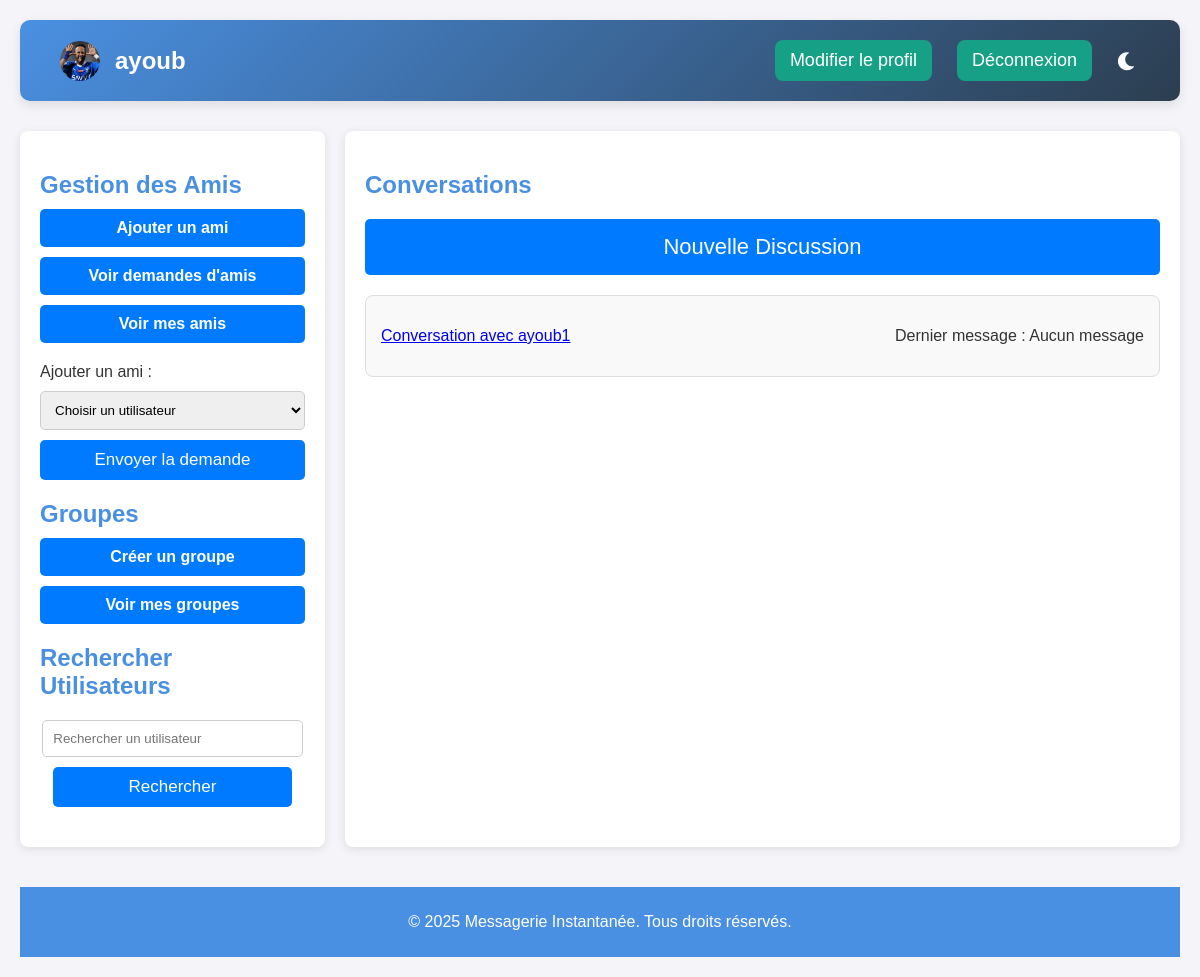
Page / (signed in) on the earlier database version.
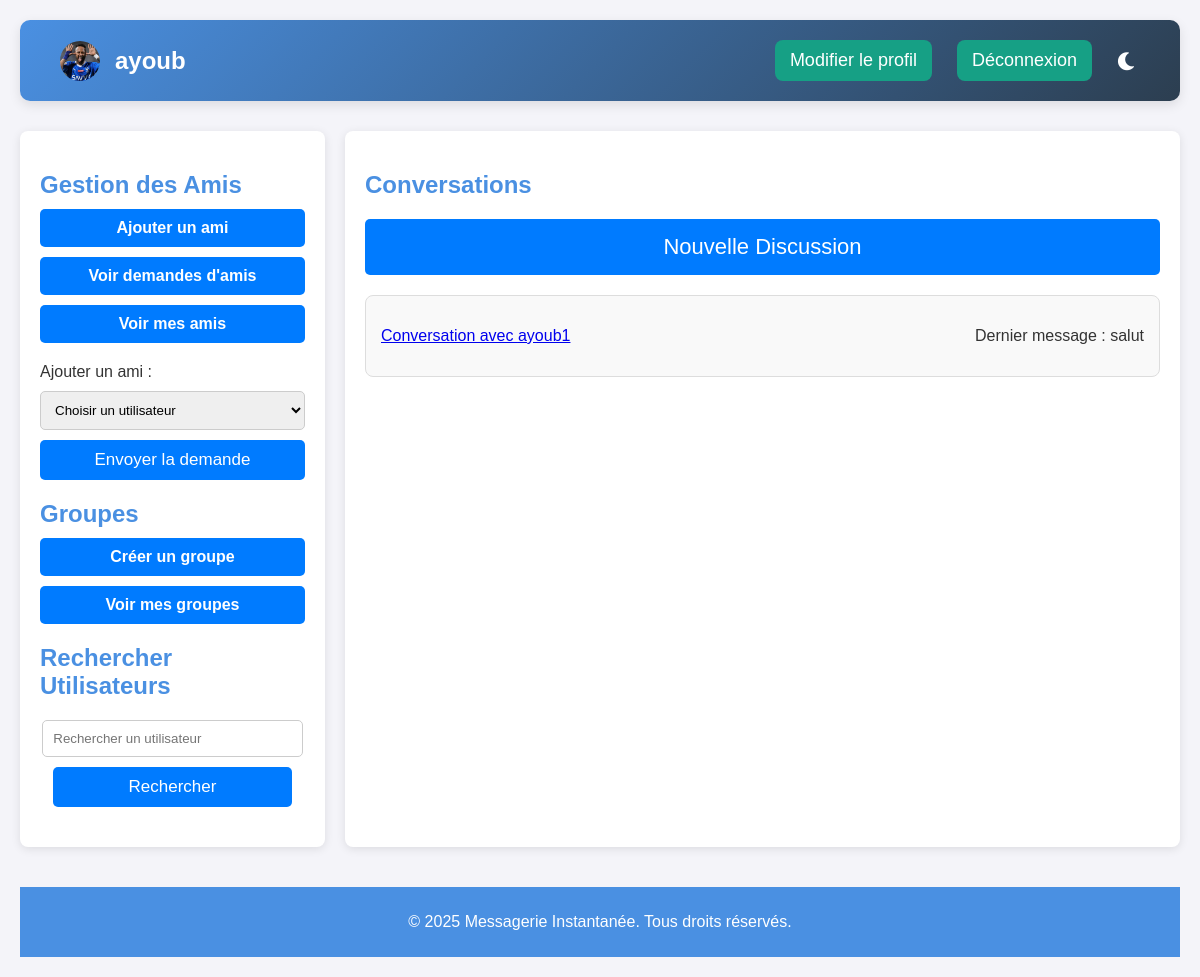
Same page on the later database version.
### models.py (models this page shows)
class User(UserMixin, db.Model):
    id = db.Column(db.Integer, primary_key=True)
    username = db.Column(db.String(150), unique=True, nullable=False)
    email = db.Column(db.String(150), unique=True, nullable=False)  # Nouveau champ
    phone_number = db.Column(db.String(20), unique=True, nullable=False)  # Nouveau champ
    password = db.Column(db.String(150), nullable=False)
    profile_picture = db.Column(db.String(200))

class Message(db.Model):
    id = db.Column(db.Integer, primary_key=True)
    conversation_id = db.Column(db.Integer, db.ForeignKey('conversation.id'), nullable=True)  # Message privé
    group_id = db.Column(db.Integer, db.ForeignKey('group.id'), nullable=True)  # Message de groupe
    sender_id = db.Column(db.Integer, db.ForeignKey('user.id'), nullable=False)
    content = db.Column(db.String(500), nullable=False)
    is_read = db.Column(db.Boolean, default=False)
    timestamp = db.Column(db.DateTime, default=db.func.current_timestamp())
    sender = db.relationship('User', foreign_keys=[sender_id])
    conversation = db.relationship('Conversation', foreign_keys=[conversation_id])
    group = db.relationship('Group', foreign_keys=[group_id])

### app.py (the view)
@app.route('/')
@login_required
def index():
    friends = [friend.friend_id for friend in Friend.query.filter_by(user_id=current_user.id).all()]
    friends.append(current_user.id)  # Inclure l'utilisateur lui-même
    users = User.query.filter(~User.id.in_(friends)).all()
    conversations = Conversation.query.filter(
        (Conversation.user_1_id == current_user.id) |
        (Conversation.user_2_id == current_user.id)
    ).all()
    conversation_data = []
    for conversation in conversations:
        other_user = conversation.user_1 if conversation.user_2_id == current_user.id else conversation.user_2
        unread_count = Message.query.filter_by(conversation_id=conversation.id, is_read=False, sender_id=other_user.id).count()
        last_message = Message.query.filter_by(conversation_id=conversation.id).order_by(Message.timestamp.desc()).first()
        conversation_data.append({
            'conversation': conversation,
            'other_user': other_user,
            'unread_count': unread_count,
            'last_message': last_message  # Ajouter le dernier message à la liste des données
        })
    return render_template('index.html', user=current_user, users=users, conversation_data=conversation_data)

### app.py (called while the page is built)
@login_manager.user_loader
def load_user(user_id):
    return db.session.get(User, int(user_id))  # Correctif pour éviter LegacyAPIWarning

@app.context_processor
def inject_profile_picture():
    def get_profile_picture(user):
        if user.profile_picture and os.path.exists(user.profile_picture):
            return url_for('static', filename=f"photos_profil/{os.path.basename(user.profile_picture)}")
        return url_for('static', filename='icone-profil-avatar-par-defaut-image-utilisateur-medias-sociaux-icone-avatar-gris-silhouette-profil-vierge-illustration-vectorielle_561158-3467.avif')
    return dict(get_profile_picture=get_profile_picture)

### templates/index.html (shortened to what the changed rows need)
<!DOCTYPE html>
<html lang="en">
<head>
    <link rel="stylesheet" href="https://cdnjs.cloudflare.com/ajax/libs/font-awesome/5.15.4/css/all.min.css">
</head>
<body>
    <div class="container">
        <header>
            <div style="display: flex; align-items: center;">
                <h1>{{ user.username }}</h1>
            </div>
        </header>
        <div class="main-content">
            <div class="sidebar">
                <h2>Gestion des Amis</h2>
                <h2>Groupes</h2>
                <h2>Rechercher Utilisateurs</h2>
            </div>
            <div class="content">
                <h2>Conversations</h2>
                <ul>
                    {% for data in conversation_data %}
                        <li>
                            <a href="{{ url_for('conversation', conversation_id=data.conversation.id) }}">
                                Conversation avec {{ data.other_user.username }}
                            </a>
                            <p>Dernier message :
                                {% if data.last_message %}
                                    {{ data.last_message.content }}
                                {% else %}
                                    Aucun message
                                {% endif %}
                            </p>
                        </li>
                    {% endfor %}
                </ul>
            </div>
        </div>
    </div>
</body>
</html>

Differences in the rows shown:
added Message: last_message.content "salut"
Other differences:
new list line: "Conversation avec Dernier message :"
new list line: "ayoub1"
list line gone: "Conversation avec Dernier message : Aucun message"
list line gone: "ayoub1"
